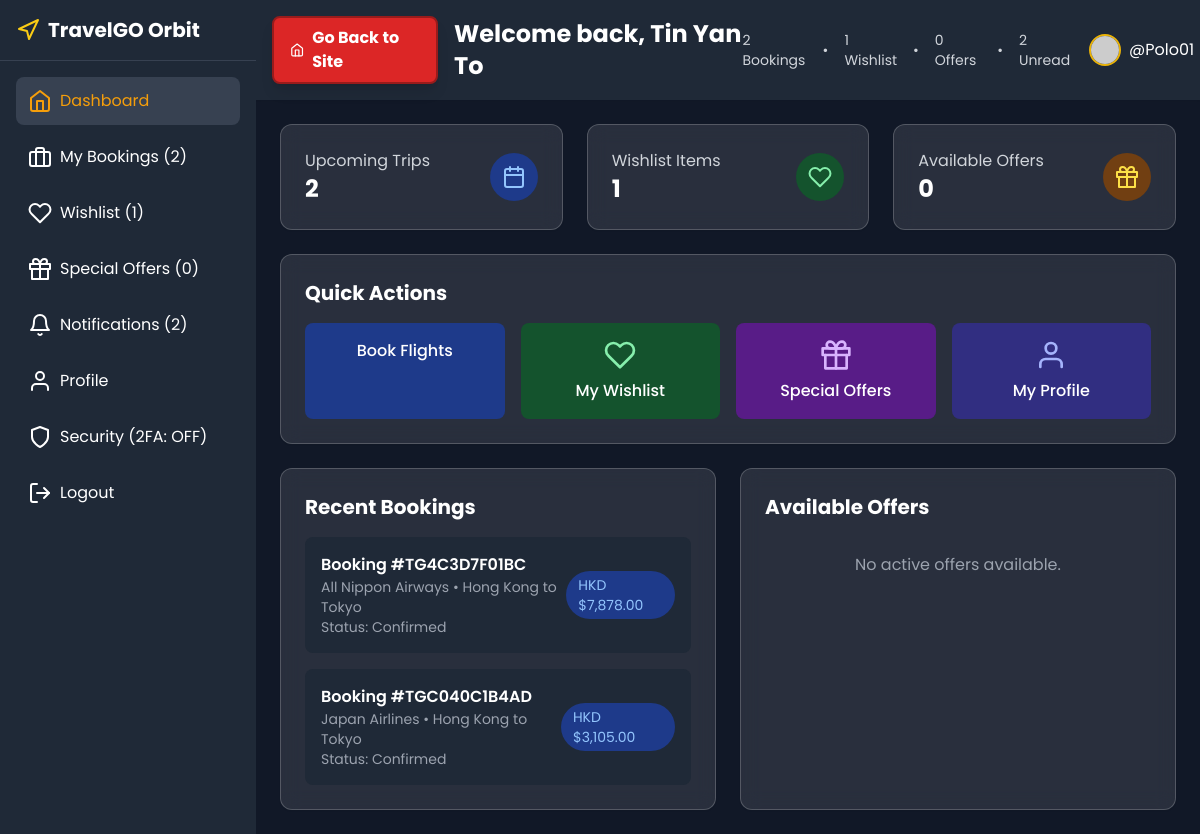
/dashboard.php (signed in), run on the app's committed database.
### tables this page shows
CREATE TABLE `users` (
  `id` int(11) NOT NULL,
  `username` varchar(50) DEFAULT NULL,
  `first_name` varchar(100) DEFAULT NULL,
  `last_name` varchar(100) DEFAULT NULL,
  `name` varchar(100) NOT NULL,
  `email` varchar(255) NOT NULL,
  `password_hash` varchar(255) NOT NULL,
  `phone` varchar(20) DEFAULT NULL,
  `address` text DEFAULT NULL,
  `state_id` int(11) DEFAULT NULL,
  `country_id` int(11) DEFAULT NULL,
  `billing_street` varchar(255) DEFAULT NULL,
  `billing_city` varchar(100) DEFAULT NULL,
  `billing_state_id` int(11) DEFAULT NULL,
  `billing_zip` varchar(20) DEFAULT NULL,
  `billing_country` varchar(100) DEFAULT NULL,
  `city_id` int(11) DEFAULT NULL,
  `postal_code` varchar(20) DEFAULT NULL,
  `date_of_birth` date DEFAULT NULL,
  `gender` enum('male','female','other') DEFAULT NULL,
  `secret_2fa` varchar(255) DEFAULT NULL,
  `is_2fa_enabled` tinyint(1) DEFAULT 0,
  `email_verified` tinyint(1) DEFAULT 0,
  `email_verification_token` varchar(255) DEFAULT NULL,
  `verification_token_expires` datetime DEFAULT NULL,
  `backup_codes` text DEFAULT NULL,
  `created_at` timestamp NOT NULL DEFAULT current_timestamp(),
  `updated_at` timestamp NOT NULL DEFAULT current_timestamp() ON UPDATE current_timestamp(),
  `profile_picture` varchar(500) DEFAULT NULL,
  `preferences` longtext DEFAULT NULL CHECK (json_valid(`preferences`))
);

CREATE TABLE `transactions` (
  `id` int(11) NOT NULL,
  `booking_id` int(11) DEFAULT NULL,
  `transaction_id` varchar(100) NOT NULL,
  `amount` decimal(10,2) NOT NULL,
  `currency` varchar(10) DEFAULT 'HKD',
  `payment_method` varchar(50) NOT NULL,
  `status` enum('pending','success','failed') DEFAULT 'pending',
  `created_at` timestamp NOT NULL DEFAULT current_timestamp(),
  `updated_at` timestamp NOT NULL DEFAULT current_timestamp() ON UPDATE current_timestamp()
);

CREATE TABLE `bookings` (
  `id` int(11) NOT NULL,
  `user_id` int(11) DEFAULT NULL,
  `booking_reference` varchar(20) NOT NULL,
  `flight_type` enum('one_way','round_trip') NOT NULL,
  `flight_id` int(11) DEFAULT NULL,
  `flight_details` text DEFAULT NULL,
  `selected_seats` text DEFAULT NULL,
  `seat_charges` decimal(10,2) DEFAULT 0.00,
  `passenger_info` text DEFAULT NULL,
  `billing_address` text DEFAULT NULL,
  `payment_method` varchar(50) DEFAULT NULL,
  `total_amount` decimal(10,2) NOT NULL,
  `status` enum('pending','confirmed','cancelled') DEFAULT 'pending',
  `created_at` timestamp NOT NULL DEFAULT current_timestamp(),
  `updated_at` timestamp NOT NULL DEFAULT current_timestamp() ON UPDATE current_timestamp(),
  `coupon_code` varchar(50) DEFAULT NULL,
  `discount_amount` decimal(10,2) DEFAULT 0.00
);

### dashboard.php (the view, shortened to what the rows shown need)
<?php
require 'connection.php';
$stmt = $pdo->prepare("SELECT * FROM users WHERE id = ?");
$stmt->execute([$_SESSION['user_id']]);
$user = $stmt->fetch();
$current_view = $_GET['view'] ?? 'dashboard';
$bookingsStmt = $pdo->prepare("
    SELECT b.*,
           t.transaction_id,
           t.status as payment_status,
           JSON_EXTRACT(b.flight_details, '$.flight_data.airline_name') as airline_name,
           JSON_EXTRACT(b.flight_details, '$.flight_data.flight_number') as flight_number,
           JSON_EXTRACT(b.flight_details, '$.flight_data.origin') as origin,
           JSON_EXTRACT(b.flight_details, '$.flight_data.destination') as destination,
           JSON_EXTRACT(b.flight_details, '$.selected_seats') as selected_seats,
           b.created_at as booking_date
    FROM bookings b
    LEFT JOIN transactions t ON b.id = t.booking_id
    WHERE b.user_id = ?
    ORDER BY b.created_at DESC
    LIMIT 10
");
$bookingsStmt->execute([$_SESSION['user_id']]);
$bookings = $bookingsStmt->fetchAll();
?>
<!DOCTYPE html>
<html lang="en">
<head>
    <link rel="stylesheet" href="https://cdnjs.cloudflare.com/ajax/libs/cropperjs/1.5.13/cropper.min.css">
    <script src="https://cdn.tailwindcss.com"></script>
</head>
<body>
    <div class="flex h-screen">
        <div class="flex-1 overflow-auto bg-gray-900">
            <header class="bg-gray-800 shadow-sm p-4 flex justify-between items-center">
                <div class="flex items-center">
                    <a href="index.php" class="bg-red-600 hover:bg-red-700 text-white font-bold py-2 px-4 rounded-lg transition-colors inline-flex items-center shadow-lg border-2 border-red-800 mr-4">
                        <i data-feather="home" class="w-4 h-4 mr-2"></i>
                        Go Back to Site
                    </a>
                    <h1 class="text-2xl font-bold text-white">
                        <?php
                        switch ($current_view) {
                            case 'dashboard':
                                echo 'Welcome back, ' . htmlspecialchars($user['name']);
                                break;
                        }
                        ?>
                    </h1>
                </div>
            </header>
            <main class="p-6">
                <?php if ($current_view === 'dashboard'): ?>
                    <div class="card-dark p-6 rounded-xl shadow-sm mb-6">
                        <h2 class="text-xl font-bold text-white mb-4">Quick Actions</h2>
                    </div>
                    <div class="grid grid-cols-1 lg:grid-cols-2 gap-6">
                        <div class="card-dark p-6 rounded-xl shadow-sm">
                            <h2 class="text-xl font-bold text-white mb-4">Recent Bookings</h2>
                            <?php if (empty($bookings)): ?>
                                <p class="text-gray-400 text-center py-4">No bookings yet. <a href="index.php" class="text-blue-400 hover:text-blue-300">Book your first flight!</a></p>
                            <?php else: ?>
                                <div class="space-y-4">
                                    <?php foreach (array_slice($bookings, 0, 3) as $booking): ?>
                                        <div class="flex justify-between items-center p-4 bg-gray-800 rounded-lg">
                                            <div>
                                                <h3 class="font-semibold text-white">Booking #<?= htmlspecialchars($booking['booking_reference']) ?></h3>
                                                <p class="text-sm text-gray-400"><?= $booking['airline_name'] ?> • <?= htmlspecialchars($booking['origin']) ?> to <?= htmlspecialchars($booking['destination']) ?></p>
                                                <p class="text-sm text-gray-400">Status: <?= ucfirst($booking['status']) ?></p>
                                            </div>
                                            <span class="px-3 py-1 bg-blue-900 text-blue-300 rounded-full text-sm">
                                                HKD $<?= number_format($booking['total_amount'], 2) ?>
                                            </span>
                                        </div>
                                    <?php endforeach; ?>
                                </div>
                            <?php endif; ?>
                        </div>
                        <div class="card-dark p-6 rounded-xl shadow-sm">
                            <h2 class="text-xl font-bold text-white mb-4">Available Offers</h2>
                        </div>
                    </div>
                <?php endif; ?>
            </main>
        </div>
    </div>
</body>
</html>

### data on the page
users: name "Tin Yan To"
transactions: booking.booking_reference "TG4C3D7F01BC", airline_name "All Nippon Airways", origin "Hong Kong", destination "Tokyo", booking.status "Confirmed", booking.total_amount "7,878.00"
transactions: booking.booking_reference "TGC040C1B4AD", airline_name "Japan Airlines", origin "Hong Kong", destination "Tokyo", booking.status "Confirmed", booking.total_amount "3,105.00"

### other printed values
$bookingsCount "2"
$wishlistCount "1"
$availableOffersCount "0"
$unreadNotifications "2"
$_SESSION['username'] "Polo01"
